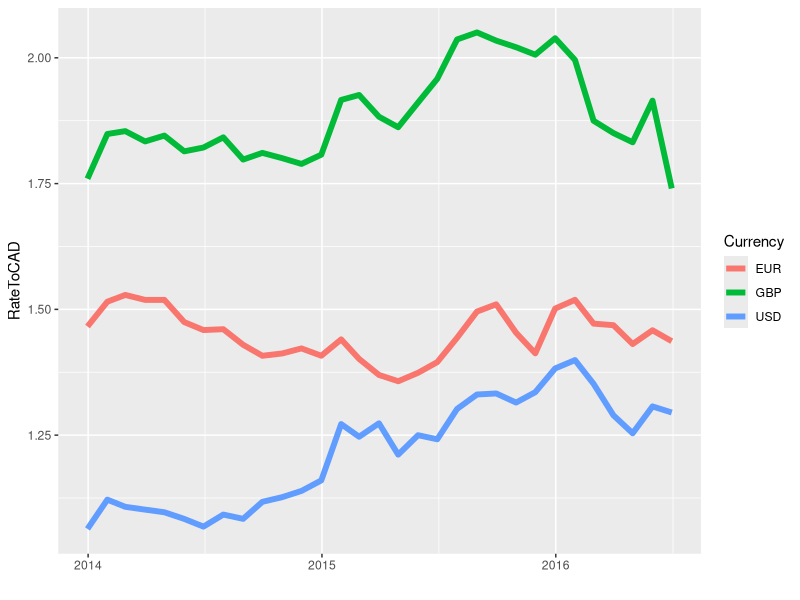
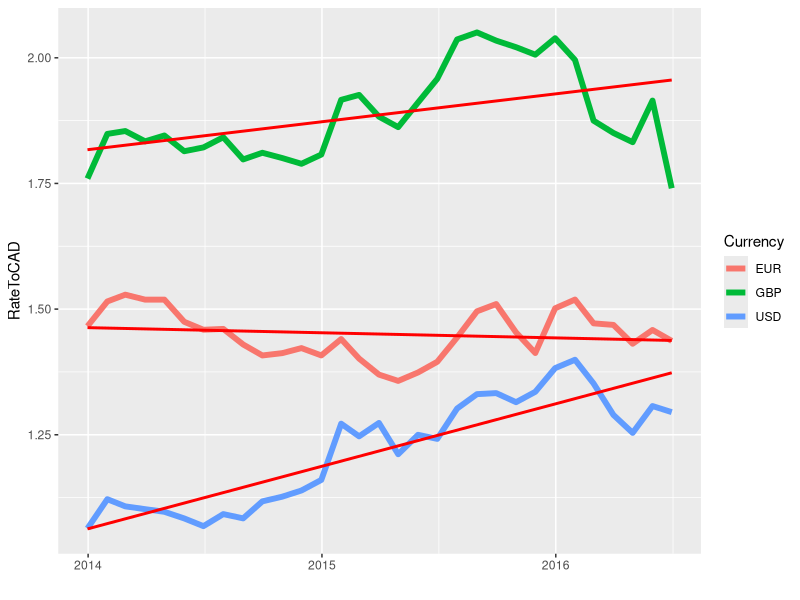
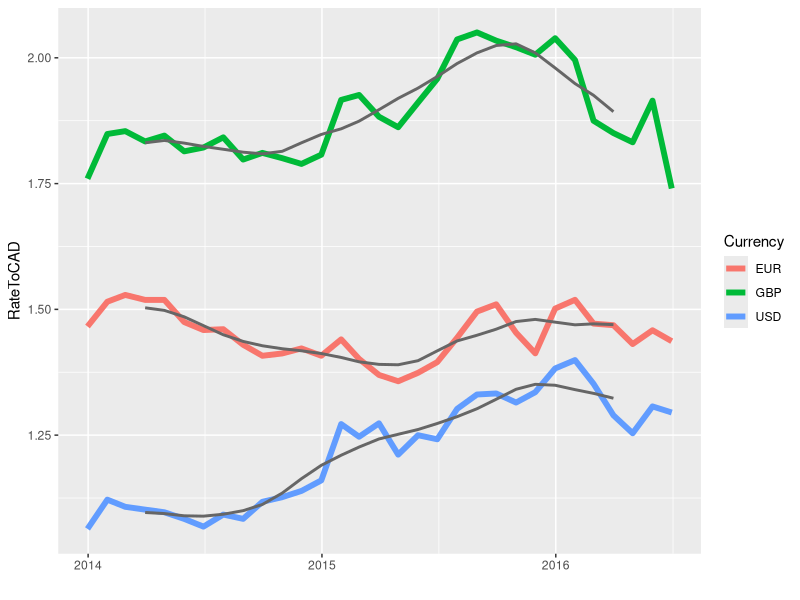

Write the R code that produced these figures, in order. (Note: this script raises an error after producing the figures.)
## ---- chunk 1
library(ggplot2)
library(dplyr)
library(lubridate)
library(forecast)

## ---- chunk 2
rates <- read.table("ExchangeRates.txt", header = TRUE, sep = "\t", stringsAsFactors = F)
rates$DateKey <- ymd(rates$DateKey)
rates$Currency <- factor(rates$Currency)

g <- ggplot(rates, aes(DateKey, RateToCAD, colour = Currency)) + geom_line(data = rates, mapping = aes(group=Currency), size=2) + xlab("")
g  
## ---- chunk 3

g <- ggplot(rates, aes(DateKey, RateToCAD, colour = Currency)) + geom_line(data = rates, mapping = aes(group=Currency), size=2) + xlab("")

g <- g + geom_smooth(method = "lm", se=F, aes(group = Currency), colour ="red")

g  
## ---- chunk 4
  USD_ma <- ma(rates%>%filter(Currency=="USD")%>%select(RateToCAD), order=6)
  EUR_ma <- ma(rates%>%filter(Currency=="EUR")%>%select(RateToCAD), order=6)
  GBP_ma <- ma(rates%>%filter(Currency=="GBP")%>%select(RateToCAD), order=6)
  dates <- rates%>%filter(Currency=="USD")%>% select(DateKey)
  ma_d <- rbind(data.frame(DateKey = dates, RateToCAD = USD_ma, Currency = "USD"),data.frame(DateKey = dates, RateToCAD = EUR_ma, Currency = "EUR"),data.frame(DateKey = dates, RateToCAD = GBP_ma, Currency = "GBP"))
  g <- ggplot(rates, aes(DateKey, RateToCAD, colour = Currency)) + geom_line(data = rates, mapping = aes(group=Currency), size=2) + xlab("")
  
  g <- g + geom_line(data = ma_d, aes(group=Currency), color = rgb(.4,.4,.4,1), size=1) 

  g
## ---- chunk 5
  USD_ts<- ts((rates%>%filter(Currency=="USD")%>%select(RateToCAD))$RateToCAD, frequency = 12, start = c(2013,12))
      usd_f <- hw(USD_ts, seasonal = "additive", damped = TRUE, h=6, initial = "optimal")
      GBP_ts<- ts((rates%>%filter(Currency=="GBP")%>%select(RateToCAD))$RateToCAD, frequency = 12, start = c(2013,12))
      gbp_f <- hw(GBP_ts, seasonal = "additive", damped = TRUE, h=6, initial = "optimal")
      EUR_ts<- ts((rates%>%filter(Currency=="EUR")%>%select(RateToCAD))$RateToCAD, frequency = 12, start = c(2013,12))
      eur_f <- hw(EUR_ts, seasonal = "additive", damped = TRUE, h=6, initial = "optimal")
      
      usd_df_f <- data.frame(date=as.Date(as.yearmon(time(usd_f$mean))), Y=as.matrix(usd_f$mean))
      gbp_df_f <- data.frame(date=as.Date(as.yearmon(time(gbp_f$mean))), Y=as.matrix(gbp_f$mean))
      eur_df_f <- data.frame(date=as.Date(as.yearmon(time(eur_f$mean))), Y=as.matrix(eur_f$mean))
        g <- ggplot(rates, aes(DateKey, RateToCAD, colour = Currency)) + geom_line(data = rates, mapping = aes(group=Currency), size=2) + xlab("")
  
      g <- g + geom_smooth(aes(x=date, y=Y), colour='blue', data=usd_df_f, stat='identity')
      g <- g + geom_smooth(aes(x=date, y=Y), colour='green', data=gbp_df_f, stat='identity')
      g <- g + geom_smooth(aes(x=date, y=Y), colour='red', data=eur_df_f, stat='identity')
  g
